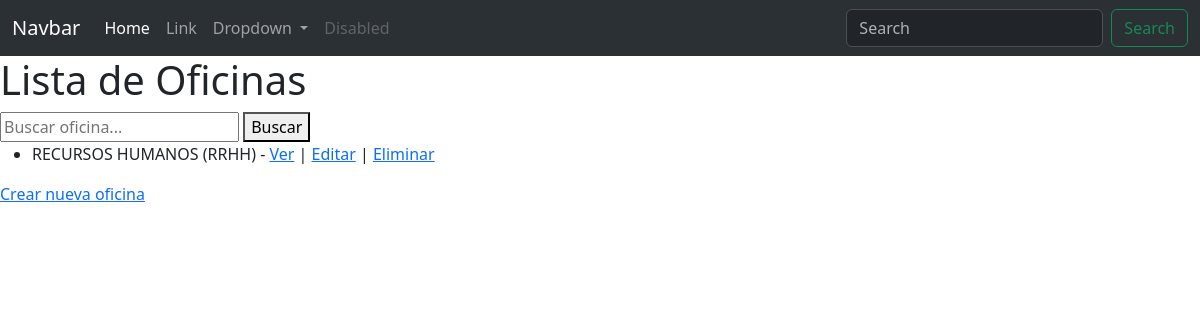
The page /oficina/lista_oficina/ on the database as committed earlier.
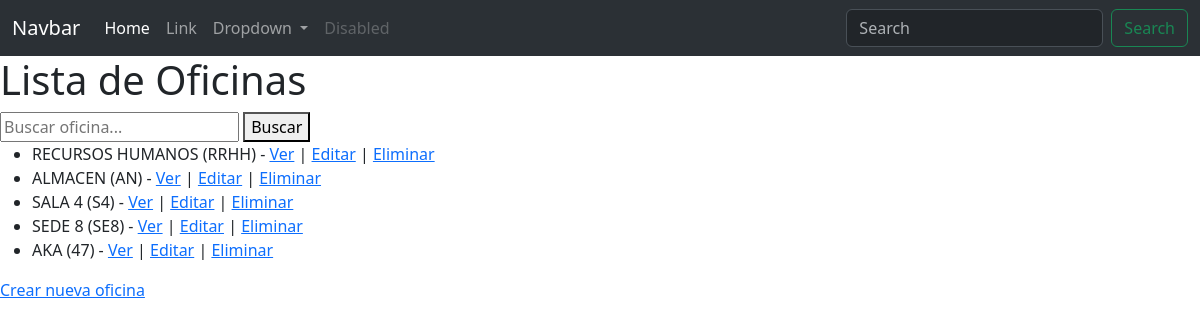
The same page on the database as committed later.
### oficina/models.py (models this page shows, shortened)
class Oficina(models.Model):
    nombre = models.CharField(verbose_name='Nombre de la oficina',max_length=100,unique=True)
    nombre_corto = models.SlugField(verbose_name='id corto',max_length=10, unique=True, help_text='Identificador unico de la oficina')
    validators = [validate_nombre_corto]
    class Meta:
        verbose_name = 'oficina'
        verbose_name_plural = 'oficinas'

### oficina/views.py (the view)
class OficinaListView(ListView):
    model = Oficina
    template_name = 'oficina/lista_oficina.html'
    context_object_name = 'oficinas'
    paginate_by = 10

### Templates/oficina/lista_oficina.html
{% extends "base.html" %}
{% block content %}
<h1>Lista de Oficinas</h1>
<form method="get" action="{% url 'oficina:lista_oficina' %}">
    <input type="text" name="q" placeholder="Buscar oficina..." value="{{ request.GET.q }}">
    <button type="submit">Buscar</button>
</form>
<ul>
    {% for oficina in oficinas %}
        <li>
            {{ oficina.nombre }} ({{ oficina.nombre_corto }})
            - <a href="{% url 'oficina:detalle_oficina' oficina.pk %}">Ver</a>
            | <a href="{% url 'oficina:editar_oficina' oficina.pk %}">Editar</a>
            | <a href="{% url 'oficina:eliminar_oficina' oficina.pk %}">Eliminar</a>
        </li>
    {% empty %}
        <li>No hay oficinas registradas.</li>
    {% endfor %}
</ul>
<a href="{% url 'oficina:crear_oficina' %}">Crear nueva oficina</a>
{% endblock %}

Rows that differ between the two databases and show on the page:
added Oficina: nombre "ALMACEN", nombre_corto "AN"
added Oficina: nombre "SALA 4", nombre_corto "S4"
added Oficina: nombre "SEDE 8", nombre_corto "SE8"
added Oficina: nombre "AKA", nombre_corto "47"
